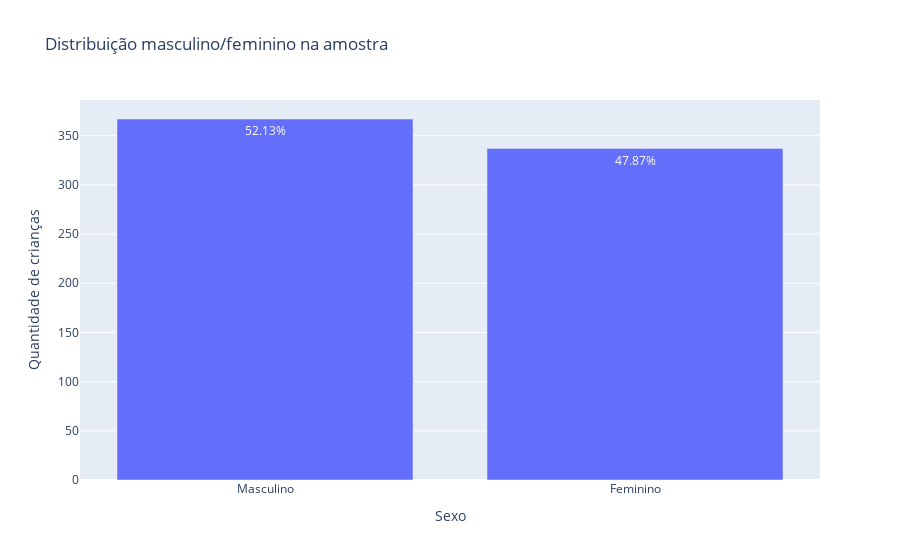

Write notebook code for a chart like this one.
### Code cell
#Gráfico de comparação de amostras M/F
data = [go.Bar(x = ['Masculino','Feminino'],
               y = df['gender'].value_counts(),
               text = porcentagem(df['gender'].value_counts()),
               textposition = 'auto')]

py.iplot({
"data": data,
"layout": Layout(
    title="Distribuição masculino/feminino na amostra",
    xaxis=dict(title="Sexo"),
    yaxis=dict(title="Quantidade de crianças")
)
})

### Figure 1 — Plotly figure (JSON) as saved in the notebook; plotly's stock layout.template omitted (floating-point values rounded to 4 significant figures)
{"data": [{"text": ["52.13%", "47.87%"], "textposition": "auto", "type": "bar", "x": ["Masculino", "Feminino"], "y": [367, 337]}], "layout": {"title": {"text": "Distribuição masculino/feminino na amostra"}, "xaxis": {"title": {"text": "Sexo"}}, "yaxis": {"title": {"text": "Quantidade de crianças"}}}}
